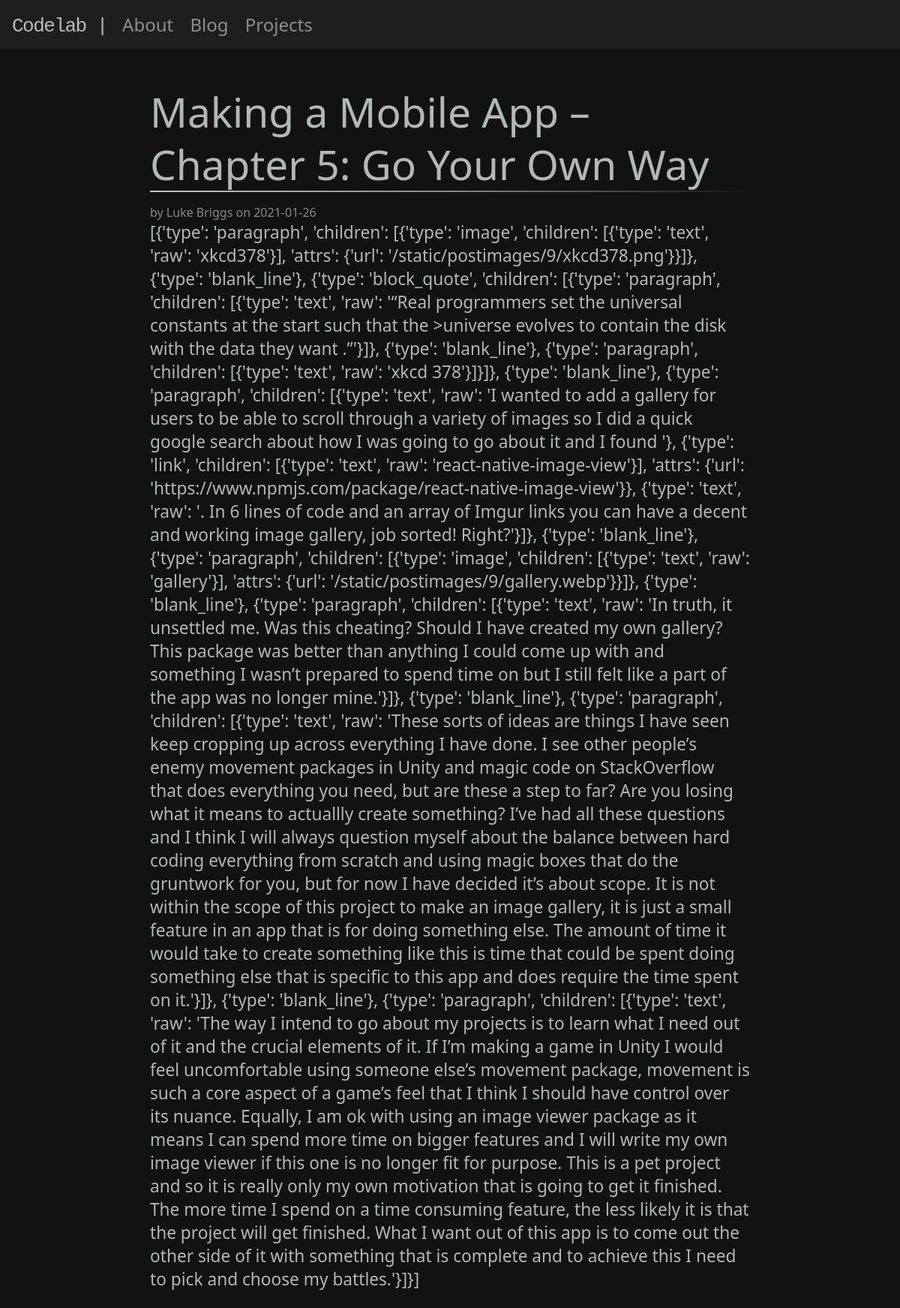
Page /14 on the earlier database version.
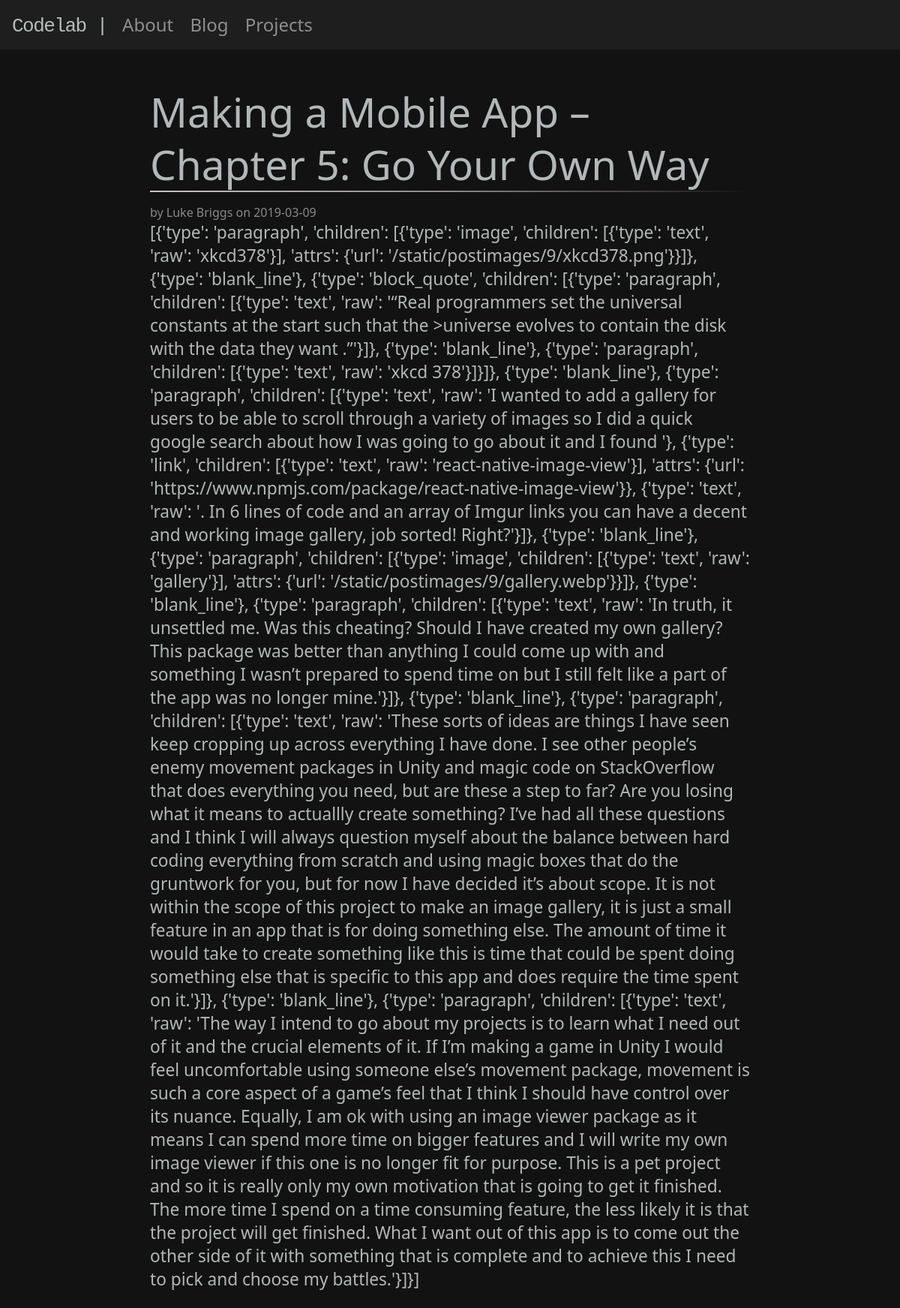
Same page on the later database version.
### tables this page shows
CREATE TABLE post(
    id INTEGER PRIMARY KEY AUTOINCREMENT,
    author_id INTEGER NOT NULL,
    created TIMESTAMP NOT NULL DEFAULT CURRENT_TIMESTAMP,
    title TEXT NOT NULL,
    body TEXT NOT NULL,
    FOREIGN KEY (author_id) REFERENCES user(id)
);

CREATE TABLE user(
    id INTEGER PRIMARY KEY AUTOINCREMENT,
    username TEXT UNIQUE NOT NULL,
    password TEXT NOT NULL
);

### flaskr/blog.py (the view)
@bp.route('/<int:id>')
def post(id):
    db = get_db()
    post = db.execute(
        'SELECT p.id, title, body, created, author_id, username'
        ' FROM post p JOIN user u ON p.author_id = u.id'
        ' WHERE p.id = ?', (id, )
    ).fetchone()
    return render_template('blog/post.html', post=post, mistune=mistune, highlighter=highlighter)

### flaskr/auth.py (called while the page is built)
@bp.before_app_request
def load_logged_in_user():
    user_id = session.get('user_id')
    if user_id is None:
        g.user = None
    else:
        g.user = get_db().execute(
            "SELECT * FROM user WHERE id = ?", (user_id,)
        ).fetchone()

### flaskr/db.py (called while the page is built)
def get_db():
    if 'db' not in g:
        g.db = sqlite3.connect(
            current_app.config['DATABASE'],
            detect_types=sqlite3.PARSE_DECLTYPES
        )
        g.db.row_factory = sqlite3.Row
    return g.db

### flaskr/templates/blog/post.html (shortened to what this page needs)
{% extends 'base.html' %}
{% block content %}
    <article class="post">
        <header>
            <div>
                <h3 class="postTitle">{{ post['title'] }}</h3>
                <hr>
                <div class="about">by {{ post['username'] }} on {{ post['created'].strftime('%Y-%m-%d') }}</div>
            </div>
        </header>
        <p class="body">{{ mistune.markdown(post['body'], renderer=highlighter.HighlightRenderer()) | safe}}</p>
    </article>
{% endblock %}

### flaskr/templates/base.html (shortened to what this page needs)
<!DOCTYPE html>
<html lang="en">
<head>
    <link rel = "stylesheet" href = "{{ url_for('static', filename='style.css') }}">
</head>
<body>
    <nav>
        <a href="{{ url_for('index') }}"><h1>Codelab |</h1></a>
        <div class="pageLinks">
            <a href="{{ url_for('about.about') }}">About</a>
            <a href="{{ url_for('blog.blog') }}">Blog</a>
            <a href="{{ url_for('projects.projects') }}">Projects</a>
        </div>
    </nav>
    <section>
        {% block content %}{% endblock %}
    </section>
</body>
</html>

### flaskr/static/style.css (style rules this page uses)
* { padding: 0; margin: 0; }
html { font-family: system-ui, -apple-system, BlinkMacSystemFont, "Segoe UI", Roboto, Ubuntu, "Helvetica Neue", Oxygen, Cantarell, sans-serif; background: #121212; color: rgba(255, 255, 255, 0.50); }
a { color: inherit; text-decoration: inherit; }
nav { background: rgba(255, 255, 255, .05); padding-top: 16px; padding-bottom: 16px; width: 100%; }
nav h1 { text-align: left; margin-left: 16px; display: inline-block; font-family: monospace; font-size: xx-large; }
.pageLinks { font-size: x-large; text-align: right; margin-right: 16px; display: inline-block; }
.pageLinks a { margin-left: 16px; }
article { margin-left: auto; margin-right: auto; margin-top: 32px; padding-top: 16px; padding-left: 64px; padding-right: 64px; background-color: rgba(255, 255, 255, 0); box-shadow: 5px 5px 5px rgba(255, 255, 255, 0); width: 800px }
h1 { font-size: 111px; letter-spacing: -1.5px; font-weight: 300; color: #f7ffffb3; }
h3 { font-size: 55px; letter-spacing: 0px; font-weight: 300; line-height: 70px; color: #f7ffffb3; }
hr { border: 0; height: 2px; margin-bottom: 1rem; background-image: linear-gradient(to right, rgba(255, 255, 255, 0.75), rgba(255, 255, 255, 0.5), rgba(255, 255, 255, 0)); }
p { font-size: 17pt; max-width: 800px; font-weight: 300; color: #f7ffffb3; margin-bottom: 1em; }

Differences in the rows shown:
changed post "Making a Mobile App – Chapter 5: Go Your Own Way": created "2021-01-26" → "2019-03-09"
